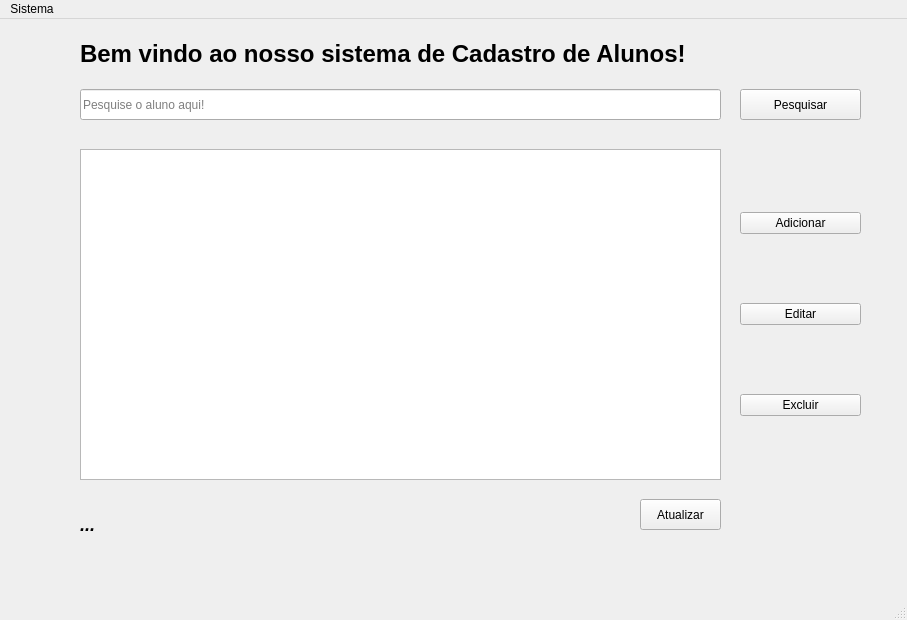
<?xml version="1.0" encoding="UTF-8"?>
<ui version="4.0">
 <class>TelaMenu</class>
 <widget class="QMainWindow" name="TelaMenu">
  <property name="geometry">
   <rect>
    <x>0</x>
    <y>0</y>
    <width>907</width>
    <height>620</height>
   </rect>
  </property>
  <property name="windowTitle">
   <string>Tela Menu</string>
  </property>
  <widget class="QWidget" name="centralwidget">
   <widget class="QTableView" name="tableDados">
    <property name="geometry">
     <rect>
      <x>80</x>
      <y>130</y>
      <width>641</width>
      <height>331</height>
     </rect>
    </property>
   </widget>
   <widget class="QLineEdit" name="leBarraPesquisa">
    <property name="geometry">
     <rect>
      <x>80</x>
      <y>70</y>
      <width>641</width>
      <height>31</height>
     </rect>
    </property>
    <property name="placeholderText">
     <string>Pesquise o aluno aqui!</string>
    </property>
   </widget>
   <widget class="QPushButton" name="btnPesquisar">
    <property name="geometry">
     <rect>
      <x>740</x>
      <y>70</y>
      <width>121</width>
      <height>31</height>
     </rect>
    </property>
    <property name="text">
     <string>Pesquisar</string>
    </property>
   </widget>
   <widget class="QLabel" name="label">
    <property name="geometry">
     <rect>
      <x>80</x>
      <y>10</y>
      <width>631</width>
      <height>51</height>
     </rect>
    </property>
    <property name="text">
     <string>&lt;h1&gt;Bem vindo ao nosso sistema de Cadastro de Alunos!
&lt;/h1&gt;</string>
    </property>
   </widget>
   <widget class="QLabel" name="lApresentar">
    <property name="geometry">
     <rect>
      <x>80</x>
      <y>480</y>
      <width>521</width>
      <height>51</height>
     </rect>
    </property>
    <property name="font">
     <font>
      <pointsize>11</pointsize>
      <italic>true</italic>
     </font>
    </property>
    <property name="text">
     <string>&lt;h3&gt;...&lt;/h3&gt;</string>
    </property>
   </widget>
   <widget class="QWidget" name="layoutWidget">
    <property name="geometry">
     <rect>
      <x>740</x>
      <y>130</y>
      <width>121</width>
      <height>331</height>
     </rect>
    </property>
    <layout class="QVBoxLayout" name="verticalLayout">
     <item>
      <widget class="QPushButton" name="btnAdicionar">
       <property name="text">
        <string>Adicionar</string>
       </property>
      </widget>
     </item>
     <item>
      <widget class="QPushButton" name="btnEditar">
       <property name="text">
        <string>Editar</string>
       </property>
      </widget>
     </item>
     <item>
      <widget class="QPushButton" name="btnExcluir">
       <property name="text">
        <string>Excluir</string>
       </property>
      </widget>
     </item>
    </layout>
   </widget>
   <widget class="QPushButton" name="btnAtualizar">
    <property name="geometry">
     <rect>
      <x>640</x>
      <y>480</y>
      <width>81</width>
      <height>31</height>
     </rect>
    </property>
    <property name="text">
     <string>Atualizar</string>
    </property>
   </widget>
  </widget>
  <widget class="QMenuBar" name="menubar">
   <property name="geometry">
    <rect>
     <x>0</x>
     <y>0</y>
     <width>907</width>
     <height>21</height>
    </rect>
   </property>
   <widget class="QMenu" name="menuSistema">
    <property name="title">
     <string>Sistema</string>
    </property>
    <addaction name="actionLogout"/>
   </widget>
   <addaction name="menuSistema"/>
  </widget>
  <widget class="QStatusBar" name="statusbar"/>
  <action name="actionSair">
   <property name="text">
    <string>Sair</string>
   </property>
  </action>
  <action name="actionLogout">
   <property name="text">
    <string>Sair</string>
   </property>
  </action>
 </widget>
 <resources/>
 <connections/>
</ui>
